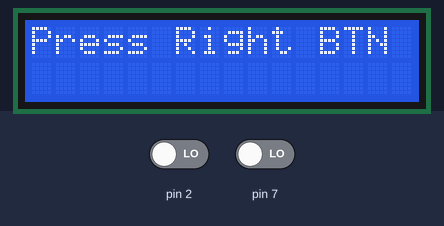
The sketch below on a simulated Arduino Uno, built with avr-gcc and run on an emulated ATmega328P. Parts: 16×2 character LCD. Inputs (shaded band) come from the test bench; at power-on: pin 7 LOW, pin 2 LOW. Random numbers use the default seed unless the sketch sets one; what the sketch prints to the serial monitor is not drawn.

Above: at 1.2 s.
1.3 s: pin 7 driven HIGH
At 2.2 s:
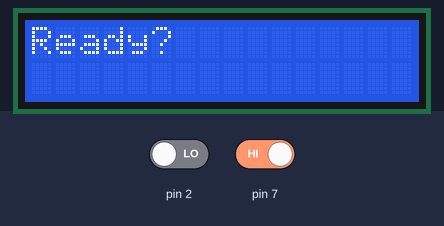
4.3 s: pin 2 driven HIGH
At 5.0 s:
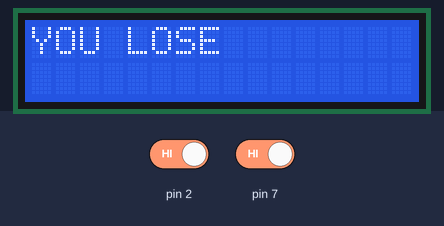
5.8 s: pin 2 driven LOW
At 14.62 s:
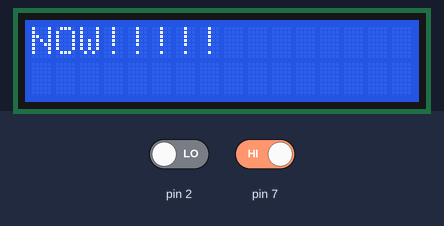
Timing chart, 0 to 14.8 s (numbered marks = the images above; inputs shaded):
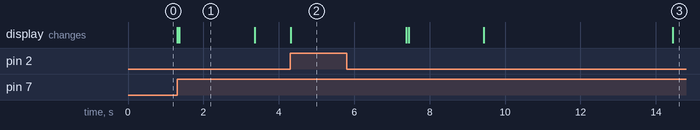

Measured:
- after the input at 1.3 s, the display: first changes at once (image 1 shows a later state)
- after the input at 4.3 s, the display: changes at once (image 2)
- what the display in image 1 shows lasts 2.0 s, from 1.4 s to 3.4 s

The sketch:

Arduino.ino
```cpp
#include <LiquidCrystal_I2C.h>
LiquidCrystal_I2C lcd(0x27, 16, 2);

int g_beforeData = 0;
unsigned long startTime, endTime;
bool isRun = false;

void setup() {
  // put your setup code here, to run once:
  pinMode(7, INPUT);
  pinMode(2, INPUT);
  lcd.init();
  lcd.backlight();
  Serial.begin(9600);
}

void loop() {
  // put your main code here, to run repeatedly:
  unsigned long randTime = random(3, 6) * 1000;
  lcd.setCursor(0, 0);
  lcd.print("Press Right BTN");
  Serial.println(digitalRead(7));
  if (digitalRead(7)){
    isRun = true;
    lcd.clear();
    delay(50);
    lcd.setCursor(0, 0);
    lcd.print("Ready?");
    delay(2000);
    lcd.clear();
    unsigned long asyncStartTime = millis();
    while (true){
      unsigned long asyncEndTime = millis();
      if (asyncEndTime - asyncStartTime > randTime){
        break;
      }
      else{
        if (digitalRead(2)){
          lcd.clear();
          lcd.setCursor(0, 0);
          lcd.print("YOU LOSE");
          delay(3000);
          isRun = false;
        }
      }
    }
    if (isRun){
      lcd.setCursor(0, 0);
      lcd.print("NOW!!!!!");
      startTime = millis();
      while (isRun){
        if (digitalRead(2)){
          endTime = millis();
          unsigned long result = endTime - startTime;
          lcd.clear();
          lcd.setCursor(0, 0);
          lcd.print(String() + F("Your Time : ") + result);
          lcd.setCursor(0, 1);
          if (result < 150){
            lcd.print("YOU ARE GOD!");
          }
          else if(result < 200){
            lcd.print("YOU ARE PRO!");
          }
          else if(result < 300){
            lcd.print("YOU ARE NORMAL");
          }
          else {
            lcd.print("ARE YOU BABY?");
          }
          delay(5000);
          lcd.clear();
          break;
        }
      }
    }
  }
}
```
